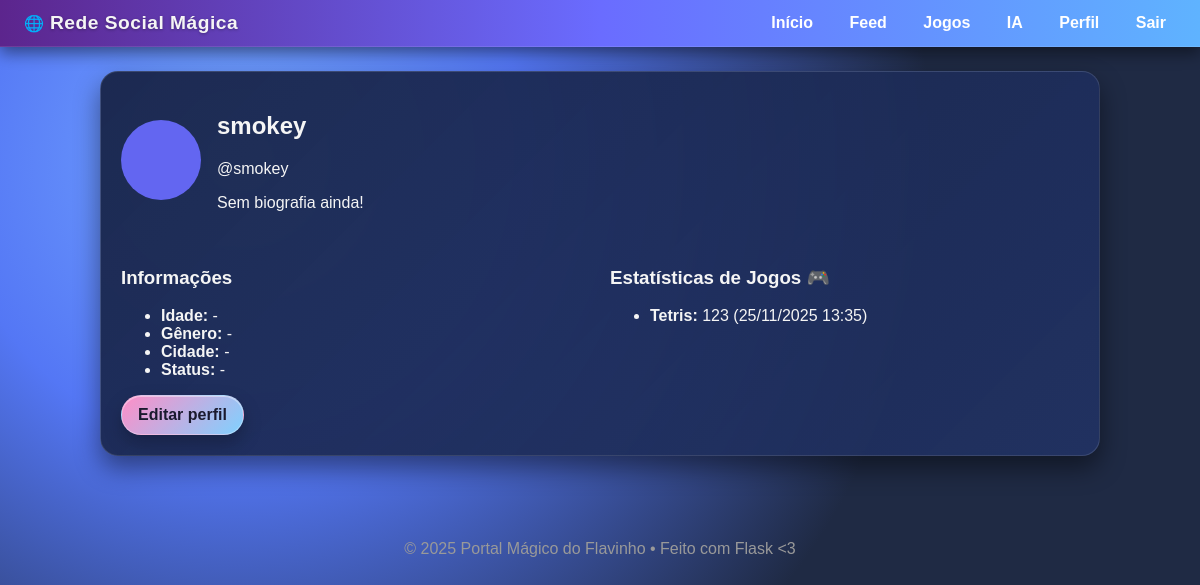
Screenshot of /profile (signed in) with the database file from the repository.
### tables this page shows
CREATE TABLE users (
            id INTEGER PRIMARY KEY AUTOINCREMENT,
            username TEXT UNIQUE NOT NULL,
            email TEXT UNIQUE NOT NULL,
            password_hash TEXT NOT NULL,
            display_name TEXT,
            bio TEXT,
            city TEXT,
            status_msg TEXT,
            age INTEGER,
            gender TEXT,
            avatar_path TEXT,
            created_at TEXT DEFAULT CURRENT_TIMESTAMP
        );

CREATE TABLE scores (
            id INTEGER PRIMARY KEY AUTOINCREMENT,
            user_id INTEGER NOT NULL,
            game TEXT NOT NULL,
            score INTEGER NOT NULL,
            created_at TEXT DEFAULT CURRENT_TIMESTAMP,
            FOREIGN KEY(user_id) REFERENCES users(id)
        );

### routes/auth.py (the view)
@auth_bp.route('/profile')
@login_required
def profile():
    user = current_user()
    best_scores = user_best_scores(user['id'])
    return render_template('profile.html', user=user, is_self=True, best_scores=best_scores)

### db.py (called while the page is built)
def get_db_connection():
    conn = sqlite3.connect(DB_PATH)
    conn.row_factory = sqlite3.Row
    return conn

def user_best_scores(user_id):
    conn = get_db_connection()
    rows = conn.execute(
        'SELECT game, MAX(score) AS best_score, MAX(created_at) AS last_played '
        'FROM scores WHERE user_id = ? GROUP BY game',
        (user_id,)
    ).fetchall()
    conn.close()
    scores = []
    for row in rows:
        scores.append({
            'game': row['game'],
            'score': row['best_score'],
            'last_played_human': datetime.fromisoformat(row['last_played']).strftime('%d/%m/%Y %H:%M')
        })
    return scores

def current_user():
    user_id = session.get('user_id')
    if not user_id:
        return None
    conn = get_db_connection()
    user = conn.execute('SELECT * FROM users WHERE id = ?', (user_id,)).fetchone()
    conn.close()
    return user

def login_required(view_func):
    @wraps(view_func)
    def wrapper(*args, **kwargs):
        if not current_user():
            flash('Faça login para continuar.', 'error')
            return redirect(url_for('login'))
        return view_func(*args, **kwargs)
    return wrapper

### templates/profile.html (shortened to what this page needs)
{% extends "base.html" %}
{% block content %}
<section class="card profile-card">
    <header class="profile-header">
        <img class="avatar big" src="{{ url_for('static', filename=user['avatar_path']) if user['avatar_path'] else url_for('static', filename='img/default-avatar.png') }}" alt="Avatar">
        <div>
            <h2>{{ user['display_name'] or user['username'] }}</h2>
            <p class="username">@{{ user['username'] }}</p>
            <p class="status">{{ user['bio'] or 'Sem biografia ainda!' }}</p>
        </div>
    </header>
    <div class="profile-body">
        <div class="profile-info">
            <h3>Informações</h3>
            <ul class="profile-meta">
                <li><strong>Idade:</strong> {{ user['age'] or '-' }}</li>
                <li><strong>Gênero:</strong> {{ user['gender'] or '-' }}</li>
                <li><strong>Cidade:</strong> {{ user['city'] or '-' }}</li>
                <li><strong>Status:</strong> {{ user['status_msg'] or '-' }}</li>
            </ul>
            {% if is_self %}
            <a href="{{ url_for('edit_profile') }}" class="btn">Editar perfil</a>
            {% endif %}
        </div>
        <div class="profile-games">
            <h3>Estatísticas de Jogos 🎮</h3>
            {% if best_scores %}
            <ul>
                {% for item in best_scores %}
                <li><strong>{{ item.game|capitalize }}:</strong> {{ item.score }} ({{ item.last_played_human }})</li>
                {% endfor %}
            </ul>
            {% else %}
            <p class="small-text">Sem scores ainda. Jogue Tetris ou Pac-Man para aparecer aqui!</p>
            {% endif %}
        </div>
    </div>
</section>
{% endblock %}

### templates/base.html (shortened to what this page needs)
<!DOCTYPE html>
<html lang="pt-br">
<head>
    <link rel="stylesheet" href="{{ url_for('static', filename='css/style.css') }}">
</head>
<body>
    <header class="top-bar">
        <div class="logo">
            🌐<span>Rede Social Mágica</span>
        </div>
        <nav class="main-nav">
            <a href="{{ url_for('home') }}">Início</a>
            <a href="{{ url_for('feed') }}">Feed</a>
            <a href="{{ url_for('games') }}">Jogos</a>
            <a href="{{ url_for('ia_chat') }}">IA</a>
            {% if user %}
                <a href="{{ url_for('profile') }}">Perfil</a>
                <a href="{{ url_for('logout') }}">Sair</a>
            {% else %}
                <a href="{{ url_for('login') }}">Entrar</a>
                <a href="{{ url_for('register') }}">Cadastrar</a>
            {% endif %}
        </nav>
    </header>
    <main class="page-container">
        {% block content %}{% endblock %}
    </main>
    <footer class="footer">
        <p>© 2025 Portal Mágico do Flavinho • Feito com Flask &lt;3</p>
    </footer>
</body>
</html>

### static/css/style.css (style rules this page uses)
body { margin: 0; font-family: "Verdana", "Tahoma", sans-serif; background: radial-gradient(circle at 20% 20%, #73a5ff, #5477f5 25%, #1f2a44 60%); color: #f5f5f5; min-height: 100vh; }
.top-bar { background: linear-gradient(90deg, #5c258d, #6a6cff, #5fb3ff); padding: 12px 24px; box-shadow: 0 6px 16px rgba(0,0,0,0.45); display: flex; justify-content: space-between; align-items: center; position: sticky; top: 0; z-index: 10; border-bottom: 1px solid rgba(255,255,255,0.1); }
.logo span { font-weight: bold; margin-left: 6px; font-size: 1.2rem; letter-spacing: 0.5px; text-shadow: 0 1px 3px rgba(0,0,0,0.3); }
.main-nav a { color: #fff; text-decoration: none; margin-left: 12px; font-weight: 600; padding: 6px 10px; border-radius: 10px; transition: all 0.15s ease; }
.page-container { max-width: 1000px; margin: 0 auto; padding: 24px; }
.card { background: linear-gradient(135deg, rgba(24, 36, 72, 0.95), rgba(33, 50, 100, 0.9)); border: 1px solid rgba(255, 255, 255, 0.12); border-radius: 18px; box-shadow: 0 12px 26px rgba(0, 0, 0, 0.45); padding: 20px; margin-bottom: 24px; backdrop-filter: blur(2px); }
.btn { display: inline-block; padding: 10px 16px; border-radius: 999px; background: linear-gradient(135deg, #ff8ec7, #7fd1ff); color: #1a1a2e; text-decoration: none; font-weight: 700; border: 1px solid rgba(255,255,255,0.3); box-shadow: 0 8px 18px rgba(0,0,0,0.25), inset 0 1px 0 rgba(255,255,255,0.4); cursor: pointer; transition: transform 0.12s ease, box-shadow 0.12s ease, opacity 0.2s ease; }
.profile-header { display: flex; align-items: center; margin-bottom: 20px; }
.profile-header img.avatar.big { width: 80px; height: 80px; border-radius: 50%; margin-right: 16px; }
.profile-body { display: flex; gap: 20px; flex-wrap: wrap; }
.profile-info, .profile-games { flex: 1; min-width: 250px; }
.footer { text-align: center; padding: 20px; color: #999; }

### rows the page displays
users: username "smokey"
scores: game "Tetris", score "123", last_played_human "25/11/2025 13:35"

### other values shown
{{ user['bio'] or 'Sem biografia ainda!' }} "Sem biografia ainda!"
{{ user['age'] or '-' }} "-"
{{ user['gender'] or '-' }} "-"
{{ user['city'] or '-' }} "-"
{{ user['status_msg'] or '-' }} "-"
